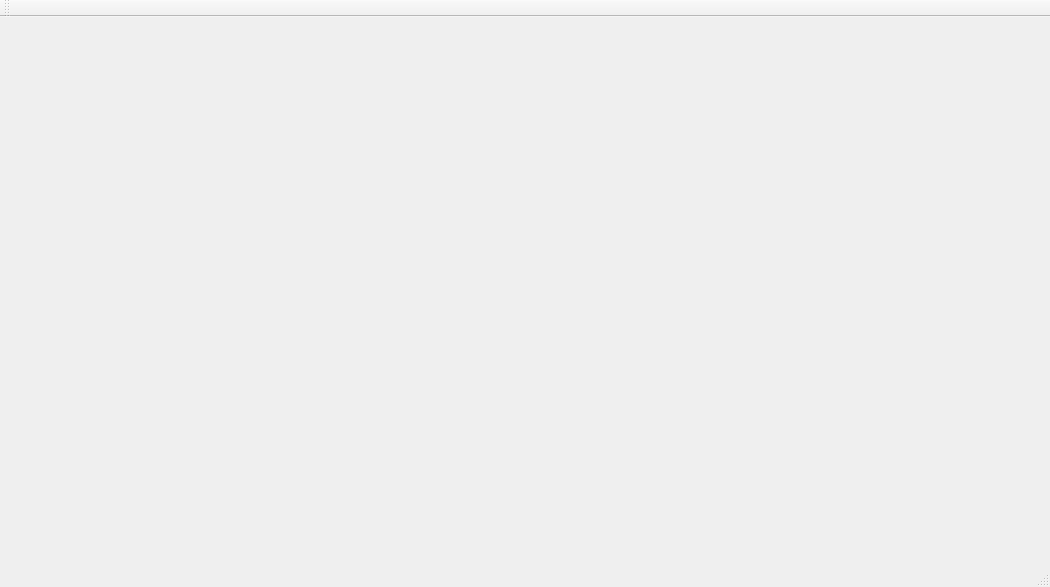
<?xml version="1.0" encoding="UTF-8"?>
<ui version="4.0">
 <class>MainWindow</class>
 <widget class="QMainWindow" name="MainWindow">
  <property name="geometry">
   <rect>
    <x>0</x>
    <y>0</y>
    <width>1050</width>
    <height>587</height>
   </rect>
  </property>
  <property name="windowTitle">
   <string>MainWindow</string>
  </property>
  <property name="whatsThis">
   <string>&lt;html&gt;&lt;head/&gt;&lt;body&gt;&lt;p&gt;&lt;span style=&quot; color:#fe0505;&quot;&gt;This main window&lt;/span&gt;&lt;/p&gt;&lt;/body&gt;&lt;/html&gt;</string>
  </property>
  <widget class="QWidget" name="centralWidget"/>
  <widget class="QMenuBar" name="menuBar">
   <property name="geometry">
    <rect>
     <x>0</x>
     <y>0</y>
     <width>1050</width>
     <height>30</height>
    </rect>
   </property>
  </widget>
  <widget class="QToolBar" name="mainToolBar">
   <attribute name="toolBarArea">
    <enum>TopToolBarArea</enum>
   </attribute>
   <attribute name="toolBarBreak">
    <bool>false</bool>
   </attribute>
  </widget>
  <widget class="QStatusBar" name="statusBar"/>
 </widget>
 <layoutdefault spacing="6" margin="11"/>
 <resources/>
 <connections/>
</ui>
